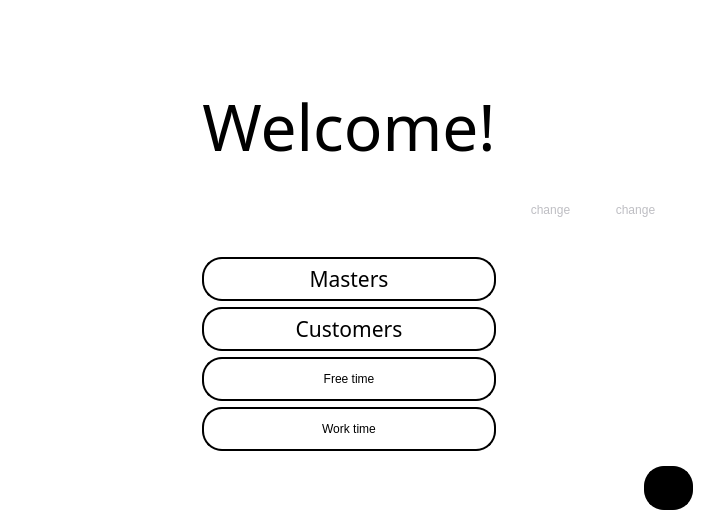
<?xml version="1.0" encoding="UTF-8"?>
<ui version="4.0">
 <class>HomeWnd</class>
 <widget class="QWidget" name="HomeWnd">
  <property name="geometry">
   <rect>
    <x>0</x>
    <y>0</y>
    <width>704</width>
    <height>521</height>
   </rect>
  </property>
  <property name="windowTitle">
   <string>Form</string>
  </property>
  <property name="styleSheet">
   <string notr="true">QWidget
{
	background-color: rgb(255, 255, 255);
	color: rgb(0, 0, 0);
}
QPushButton
{
	font: 16pt &quot;Candara&quot;;
	background-color: rgb(255, 255, 255);
	color: rgb(0, 0, 0);
  border: 2px solid  rgb(0, 0, 0);
border-radius: 20px;
width: 50px;
  height: 40px;
}
QPushButton:hover {
               border: 4px solid  rgb(0, 0, 0);
border-radius: 20px;
            }
QPushButton:pressed {
 border: 2px solid  rgb(0, 0, 0);
border-radius: 20px;
            }</string>
  </property>
  <layout class="QGridLayout" name="gridLayout_2">
   <item row="3" column="1">
    <widget class="QPushButton" name="homePb">
     <property name="styleSheet">
      <string notr="true">QPushButton
{
 padding-left: 5px; 
	background-color: rgb(0, 0, 0);
	color: rgb(255, 255, 255);
  border: 2px solid  rgb(0, 0, 0);
border-radius: 20px;
width: 40px;
  height: 40px;
}
QPushButton:hover {
               border: 4px solid  rgb(0, 0, 0);
border-radius: 20px;
            }
QPushButton:pressed {
 border: 2px solid  rgb(255, 255, 255);
	background-color: rgb(255, 255, 255);
	color: rgb(0, 0, 0);
border-radius: 20px;
            }</string>
     </property>
     <property name="text">
      <string/>
     </property>
     <property name="icon">
      <iconset resource="picture.qrc">
       <normaloff>:/photo/homeicon.jpg</normaloff>:/photo/homeicon.jpg</iconset>
     </property>
     <property name="iconSize">
      <size>
       <width>35</width>
       <height>35</height>
      </size>
     </property>
    </widget>
   </item>
   <item row="3" column="0">
    <spacer name="spacerHomePb">
     <property name="orientation">
      <enum>Qt::Horizontal</enum>
     </property>
     <property name="sizeHint" stdset="0">
      <size>
       <width>40</width>
       <height>20</height>
      </size>
     </property>
    </spacer>
   </item>
   <item row="1" column="0" colspan="2">
    <widget class="QStackedWidget" name="stackedWidget">
     <property name="currentIndex">
      <number>0</number>
     </property>
     <widget class="QWidget" name="welcome">
      <layout class="QGridLayout" name="gridLayout">
       <item row="2" column="1">
        <widget class="QPushButton" name="mastersPb">
         <property name="font">
          <font>
           <family>Candara</family>
           <pointsize>16</pointsize>
           <italic>false</italic>
           <bold>false</bold>
          </font>
         </property>
         <property name="layoutDirection">
          <enum>Qt::LeftToRight</enum>
         </property>
         <property name="styleSheet">
          <string notr="true">QPushButton
{
	background-color: rgb(255, 255, 255);
	color: rgb(0, 0, 0);
  border: 2px solid  rgb(0, 0, 0);
border-radius: 20px;
width: 50px;
  height: 40px;
}
QPushButton:hover {
               border: 4px solid  rgb(0, 0, 0);
border-radius: 20px;
            }
QPushButton:pressed {
 border: 2px solid  rgb(0, 0, 0);
border-radius: 20px;
            }</string>
         </property>
         <property name="text">
          <string>Masters</string>
         </property>
         <property name="icon">
          <iconset resource="picture.qrc">
           <normaloff>:/photo/masters.jpg</normaloff>:/photo/masters.jpg</iconset>
         </property>
         <property name="iconSize">
          <size>
           <width>35</width>
           <height>35</height>
          </size>
         </property>
        </widget>
       </item>
       <item row="0" column="1">
        <widget class="QLabel" name="welcoeLb">
         <property name="font">
          <font>
           <family>Candara Light</family>
           <pointsize>48</pointsize>
          </font>
         </property>
         <property name="text">
          <string>Welcome!</string>
         </property>
         <property name="alignment">
          <set>Qt::AlignCenter</set>
         </property>
        </widget>
       </item>
       <item row="2" column="2">
        <spacer name="horizontalSpacer_2">
         <property name="orientation">
          <enum>Qt::Horizontal</enum>
         </property>
         <property name="sizeHint" stdset="0">
          <size>
           <width>40</width>
           <height>20</height>
          </size>
         </property>
        </spacer>
       </item>
       <item row="1" column="1">
        <widget class="QLabel" name="pictureLb">
         <property name="text">
          <string/>
         </property>
         <property name="pixmap">
          <pixmap resource="picture.qrc">:/photo/moons.jpg</pixmap>
         </property>
         <property name="alignment">
          <set>Qt::AlignCenter</set>
         </property>
        </widget>
       </item>
       <item row="2" column="0">
        <spacer name="horizontalSpacer">
         <property name="orientation">
          <enum>Qt::Horizontal</enum>
         </property>
         <property name="sizeHint" stdset="0">
          <size>
           <width>40</width>
           <height>20</height>
          </size>
         </property>
        </spacer>
       </item>
       <item row="5" column="1">
        <widget class="QPushButton" name="freePb">
         <property name="text">
          <string>Free time</string>
         </property>
         <property name="icon">
          <iconset resource="picture.qrc">
           <normaloff>:/photo/free.png</normaloff>:/photo/free.png</iconset>
         </property>
         <property name="iconSize">
          <size>
           <width>35</width>
           <height>35</height>
          </size>
         </property>
        </widget>
       </item>
       <item row="6" column="1">
        <widget class="QPushButton" name="pushButton">
         <property name="text">
          <string>Work time</string>
         </property>
         <property name="icon">
          <iconset resource="picture.qrc">
           <normaloff>:/photo/work.png</normaloff>:/photo/work.png</iconset>
         </property>
         <property name="iconSize">
          <size>
           <width>35</width>
           <height>35</height>
          </size>
         </property>
        </widget>
       </item>
       <item row="3" column="1">
        <widget class="QPushButton" name="customerPb">
         <property name="font">
          <font>
           <family>Candara</family>
           <pointsize>16</pointsize>
           <italic>false</italic>
           <bold>false</bold>
          </font>
         </property>
         <property name="styleSheet">
          <string notr="true">QPushButton
{
	background-color: rgb(255, 255, 255);
	color: rgb(0, 0, 0);
  border: 2px solid  rgb(0, 0, 0);
border-radius: 20px;
width: 50px;
  height: 40px;
}
QPushButton:hover {
               border: 4px solid  rgb(0, 0, 0);
border-radius: 20px;
            }
QPushButton:pressed {
 border: 2px solid  rgb(0, 0, 0);
border-radius: 20px;
            }</string>
         </property>
         <property name="text">
          <string>Customers</string>
         </property>
         <property name="icon">
          <iconset resource="picture.qrc">
           <normaloff>:/photo/customer.jpg</normaloff>:/photo/customer.jpg</iconset>
         </property>
         <property name="iconSize">
          <size>
           <width>37</width>
           <height>37</height>
          </size>
         </property>
        </widget>
       </item>
       <item row="0" column="2">
        <widget class="QStackedWidget" name="avatarStckW">
         <property name="currentIndex">
          <number>1</number>
         </property>
         <widget class="QWidget" name="avatar">
          <layout class="QGridLayout" name="gridLayout_4">
           <item row="0" column="0">
            <widget class="QLabel" name="usernameLb">
             <property name="styleSheet">
              <string notr="true">QLabel{font: 11pt &quot;Candara&quot;;}</string>
             </property>
             <property name="text">
              <string/>
             </property>
             <property name="alignment">
              <set>Qt::AlignRight|Qt::AlignTrailing|Qt::AlignVCenter</set>
             </property>
            </widget>
           </item>
           <item row="0" column="1" rowspan="2">
            <widget class="QLabel" name="activeAvatarLb">
             <property name="text">
              <string/>
             </property>
             <property name="pixmap">
              <pixmap resource="picture.qrc">:/photo/avatarW.png</pixmap>
             </property>
             <property name="alignment">
              <set>Qt::AlignCenter</set>
             </property>
            </widget>
           </item>
           <item row="1" column="0">
            <widget class="QLabel" name="statusLb">
             <property name="styleSheet">
              <string notr="true">QLabel{color:rgb(76, 76, 76);
font: 8pt &quot;Candara&quot;;}
</string>
             </property>
             <property name="text">
              <string>admin</string>
             </property>
             <property name="alignment">
              <set>Qt::AlignRight|Qt::AlignTrailing|Qt::AlignVCenter</set>
             </property>
            </widget>
           </item>
           <item row="2" column="0" colspan="2">
            <widget class="QPushButton" name="changePb">
             <property name="styleSheet">
              <string notr="true">QPushButton
{font: 10pt &quot;Candara&quot;;

	background-color: rgb(255, 255, 255);
	color: rgb(255, 255, 255);
border: 2px solid  rgb(255, 255, 255);
width: 40px;
  height: 20px;
}
QPushButton:hover {
background-color: rgb(255, 255, 255);
               color: rgb(0, 0, 0);
            }
QPushButton:pressed {
background-color: rgb(255, 255, 255);
	color: rgb(111, 111, 111);
            }</string>
             </property>
             <property name="text">
              <string>change</string>
             </property>
            </widget>
           </item>
          </layout>
         </widget>
         <widget class="QWidget" name="changeAvatar">
          <layout class="QGridLayout" name="gridLayout_3">
           <item row="0" column="0">
            <widget class="QLabel" name="wAvatarLb">
             <property name="text">
              <string/>
             </property>
             <property name="pixmap">
              <pixmap resource="picture.qrc">:/photo/avatarW.png</pixmap>
             </property>
            </widget>
           </item>
           <item row="0" column="1">
            <widget class="QLabel" name="mAvatarlb">
             <property name="text">
              <string/>
             </property>
             <property name="pixmap">
              <pixmap resource="picture.qrc">:/photo/avatarM.png</pixmap>
             </property>
            </widget>
           </item>
           <item row="1" column="0">
            <widget class="QPushButton" name="changeWomenPb">
             <property name="styleSheet">
              <string notr="true">QPushButton
{font: 10pt &quot;Candara&quot;;

	background-color: rgb(255, 255, 255);
	color: rgb(190, 190, 195);
border: 2px solid  rgb(255, 255, 255);
width: 40px;
  height: 20px;
}
QPushButton:hover {
background-color: rgb(255, 255, 255);
               color: rgb(0, 0, 0);
            }
QPushButton:pressed {
background-color: rgb(255, 255, 255);
	color: rgb(111, 111, 111);
            }</string>
             </property>
             <property name="text">
              <string>change</string>
             </property>
            </widget>
           </item>
           <item row="1" column="1">
            <widget class="QPushButton" name="changeMenPb">
             <property name="styleSheet">
              <string notr="true">QPushButton
{font: 10pt &quot;Candara&quot;;

	background-color: rgb(255, 255, 255);
	color: rgb(190, 190, 195);
border: 2px solid  rgb(255, 255, 255);
width: 40px;
  height: 20px;
}
QPushButton:hover {
background-color: rgb(255, 255, 255);
               color: rgb(0, 0, 0);
            }
QPushButton:pressed {
background-color: rgb(255, 255, 255);
	color: rgb(111, 111, 111);
            }</string>
             </property>
             <property name="text">
              <string>change</string>
             </property>
            </widget>
           </item>
          </layout>
         </widget>
        </widget>
       </item>
      </layout>
     </widget>
    </widget>
   </item>
  </layout>
 </widget>
 <resources>
  <include location="picture.qrc"/>
 </resources>
 <connections/>
</ui>
